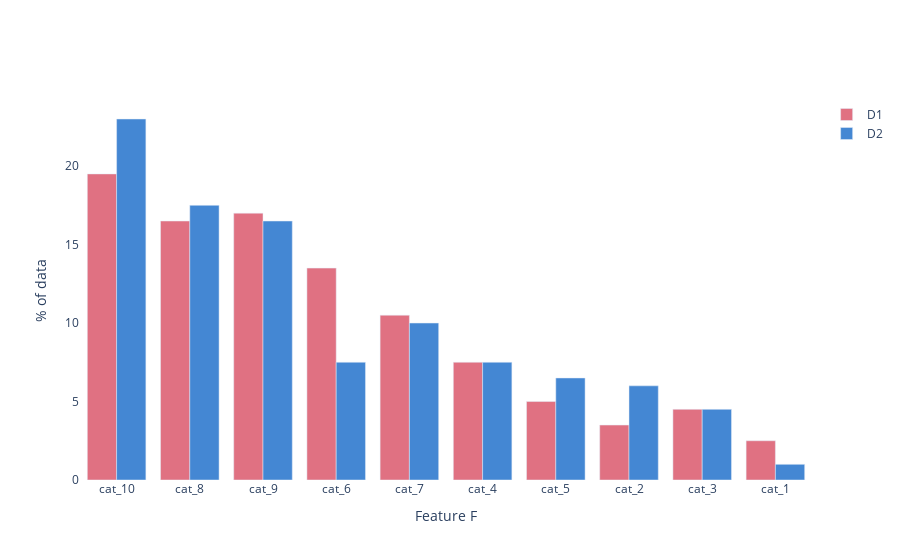

The cell this chart's notebook holds for it:
### Code cell
np.random.seed(1234)

n_categs = 10
samples = 200
categs = [f'cat_{i}' for i in range(1, n_categs+1)]

p0 = np.random.dirichlet(alpha=10000*np.arange(1, n_categs+1))
p1 = np.random.dirichlet(alpha=10000*np.arange(1, n_categs+1))


f0 = np.random.choice(categs, p=p0, size=samples)
f1 = np.random.choice(categs, p=p1, size=samples)

data_dict = {
    'D1': f0,
    'D2': f1,
}

fig = plot_discrete_histogram(data_dict, xaxis_title='Feature F', yaxis_title='% of data', showgrid=False)
fig.show()
calc_total_variation(data_dict)

### Figure 1 — Plotly figure (JSON) as saved in the notebook; plotly's stock layout.template omitted (floating-point values rounded to 4 significant figures)
{"data": [{"marker": {"color": "#E07182"}, "name": "D1", "type": "bar", "x": ["cat_10", "cat_8", "cat_9", "cat_6", "cat_7", "cat_4", "cat_5", "cat_2", "cat_3", "cat_1"], "y": [19.5, 16.5, 17, 13.5, 10.5, 7.5, 5, 3.5, 4.5, 2.5]}, {"marker": {"color": "#4487D3"}, "name": "D2", "type": "bar", "x": ["cat_10", "cat_8", "cat_9", "cat_6", "cat_7", "cat_4", "cat_5", "cat_2", "cat_3", "cat_1"], "y": [23, 17.5, 16.5, 7.5, 10, 7.5, 6.5, 6, 4.5, 1]}], "layout": {"barmode": "group", "plot_bgcolor": "white", "title": {}, "xaxis": {"showgrid": false, "title": {"text": "Feature F"}}, "yaxis": {"showgrid": false, "title": {"text": "% of data"}}}}
